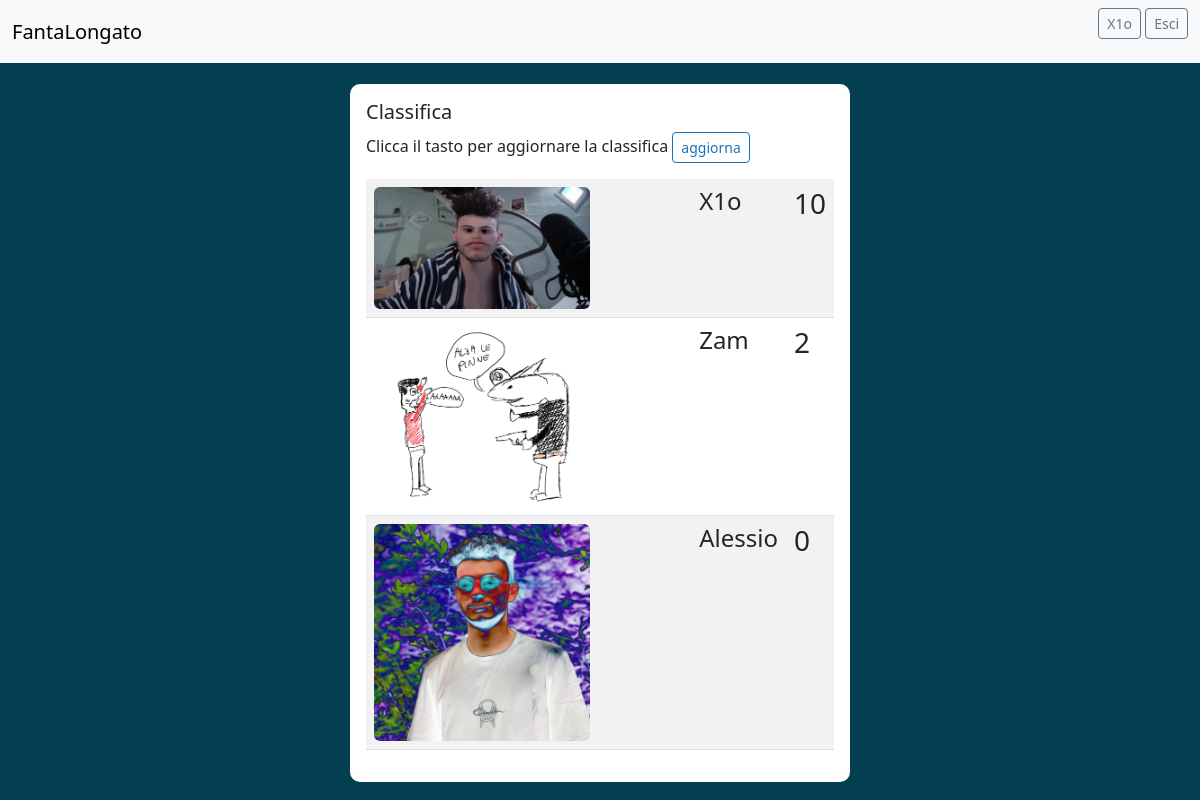
/accounts/classifica/ (signed in), run on the app's committed database.
### accounts/models.py (models this page shows, shortened)
class Profile(models.Model):
    user = models.OneToOneField(settings.AUTH_USER_MODEL, on_delete=models.CASCADE)
    foto = models.ImageField(default='default.jpg', upload_to='profile_images')
    sfide = models.ManyToManyField(Sfide, blank=True)
    puntitotali = models.IntegerField(default='0', null=True)

### accounts/views.py (the view)
# urls.py: path('classifica/', views.showallusers, name='classifica'),
@login_required
def showallusers(request):
    data = Profile.objects.filter(Q(user__is_superuser=False), Q(user__is_staff=False)).order_by('-puntitotali')
    return render(request, "registration/classifica.html", {'data': data})

### accounts/templates/registration/classifica.html
{% block head %}
{% include "landingpage/partials/_head.html" %}
{% endblock %}
{% block header %}
{% include "landingpage/partials/_header.html" %}
{% endblock %}
<div class="container mt-4 d-flex justify-content-center">
    <div class="card p-3">
        <div class="d-flex align-items-center">
            <div class="ml-3 w-100">
                <h5 class="mb-0 mt-0">Classifica</h5>
                <div class="mt-2 flex-row">
                    <p>
                        <span>Clicca il tasto per aggiornare la classifica</span>
                        <a href="{% url 'accounts:classifica' %}" class="btn btn-sm btn-outline-primary buttonOutline align-left" type="button">aggiorna</a>
                    </p>
                </div>
                <table class="table table-striped">
                    {% for userData in data %}
                    <tr>
                        <td>
                            <img src="{{ userData.foto.url }}" class="rounded imgClassifica" width="155" alt="immagine-profilo">
                        </td>
                        <td>
                            <h4>{{ userData.user }}<h4>
                        </td>
                        <td>
                            <h3>{{ userData.puntitotali }}<h3>
                        </td>
                    </tr>
                    {% endfor %}
                </table>
            </div>
        </div>
    </div>
 </div>

### landingpage/templates/landingpage/partials/_header.html
<header>
    <nav class="navbar bg-body-tertiary">
        <div class="container-fluid">
            <a class="navbar-brand" href="http://localhost:8000/">FantaLongato</a>
            <form>
                {% if user.is_authenticated %}
                    <a class="btn btn-sm btn-outline-secondary" href="{% url 'accounts:profile' %}">{{ user.username }}</a>
                    <a class="btn btn-sm btn-outline-secondary" href="{% url 'accounts:logout' %}">Esci</a>
                {% else %}
                    <a class="btn btn-sm btn-outline-secondary" href="{% url 'accounts:login' %}">Accedi</a>
                    <a class="btn btn-sm btn-outline-secondary" href="{% url 'accounts:register' %}">Registrati</a>
                {% endif %}
            </form>
        </div>
    </nav>
</header>

### landingpage/static/css/style.css (style rules this page uses)
header { position: fixed; top: 0; width: 100%; z-index: 9999; }
img { width: 100%; height: auto; }
.imgClassifica { width: 70%; height: auto; }
.card { width: 500px; border: none; border-radius: 10px; background-color: #fff; }
.buttonOutline { --bs-btn-color: #1972B9; --bs-btn-border-color: #1972B9; --bs-btn-hover-color: #fff; --bs-btn-hover-bg: #104e81; --bs-btn-hover-border-color: #1972B9; --bs-btn-focus-shadow-rgb: 13,110,253; --bs-btn-active-color: #fff; --bs-btn-active-bg: #104e81; --bs-btn-active-border-color: #1972B9; --bs-btn-active-shadow: inset 0 3px 5px rgba(0, 0, 0, 0.125); --bs-btn-disabled-color: #1972B9; --bs-btn-disabled-bg: transparent; --bs-btn-disabled-border-color: #1972B9; --bs-gradient: none; --bs-btn-padding-y: 0.25rem; --bs-btn-padding-x: 0.5rem; --bs-btn-font-size: 0.875rem; }

### data on the page
Profile: foto (picture), user "X1o", puntitotali "10"
Profile: foto (picture), user "Zam", puntitotali "2"
Profile: foto (picture), user "Alessio", puntitotali "0"

### other printed values
{{ user.username }} "X1o"
